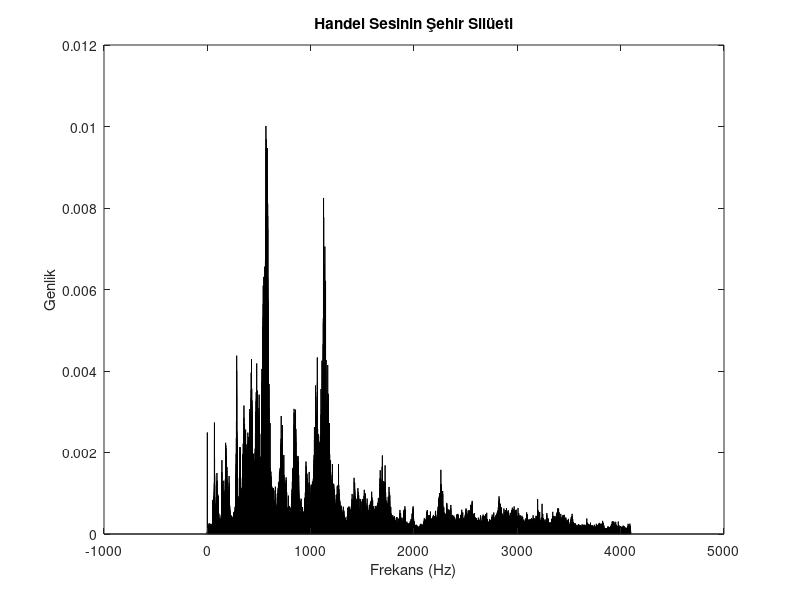
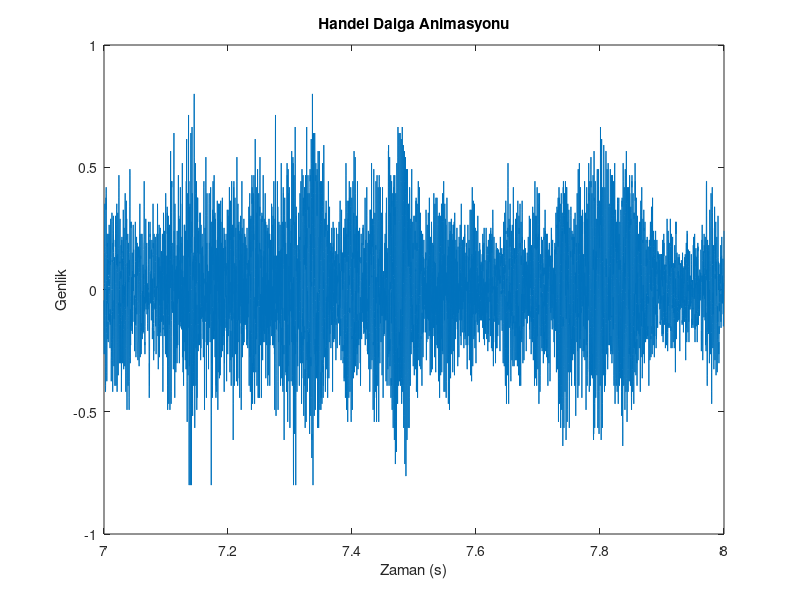

The MATLAB source for these figures, in order:
% Handel örneğini yükle
load handel.mat   % y: ses verisi, Fs: örnekleme frekansı

% Ses çal
sound(y, Fs);

%% 🎬 Dalga Animasyonu
t = (0:length(y)-1)/Fs;
figure('Name','Dalga Animasyonu');
for i = 1:Fs:length(y)-Fs
    idx1 = round(i);
    idx2 = round(i+Fs);
    plot(t(idx1:idx2), y(idx1:idx2));
    xlabel('Zaman (s)');
    ylabel('Genlik');
    title('Handel Dalga Animasyonu');
    axis([t(idx1) t(idx2) -1 1]);
    pause(0.05);
end

%% 🌆 Şehir Silüeti (Frekans Spektrumu)
Y = fft(y);                      % Fourier dönüşümü
L = length(Y);
P = abs(Y/L);                    % Genlik spektrumu
P1 = P(1:floor(L/2)+1);          % Tek taraflı spektrum
f = Fs*(0:(L/2))/L;              % Frekans ekseni

figure('Name','Şehir Silüeti');
bar(f, P1, 'FaceColor',[0.2 0.2 0.8]); % Mavi binalar gibi
xlabel('Frekans (Hz)');
ylabel('Genlik');
title('Handel Sesinin Şehir Silüeti');

% Dalga animasyonunun bir karesini kaydet
saveas(gcf, '../figures/dalga_animasyonu.png');
